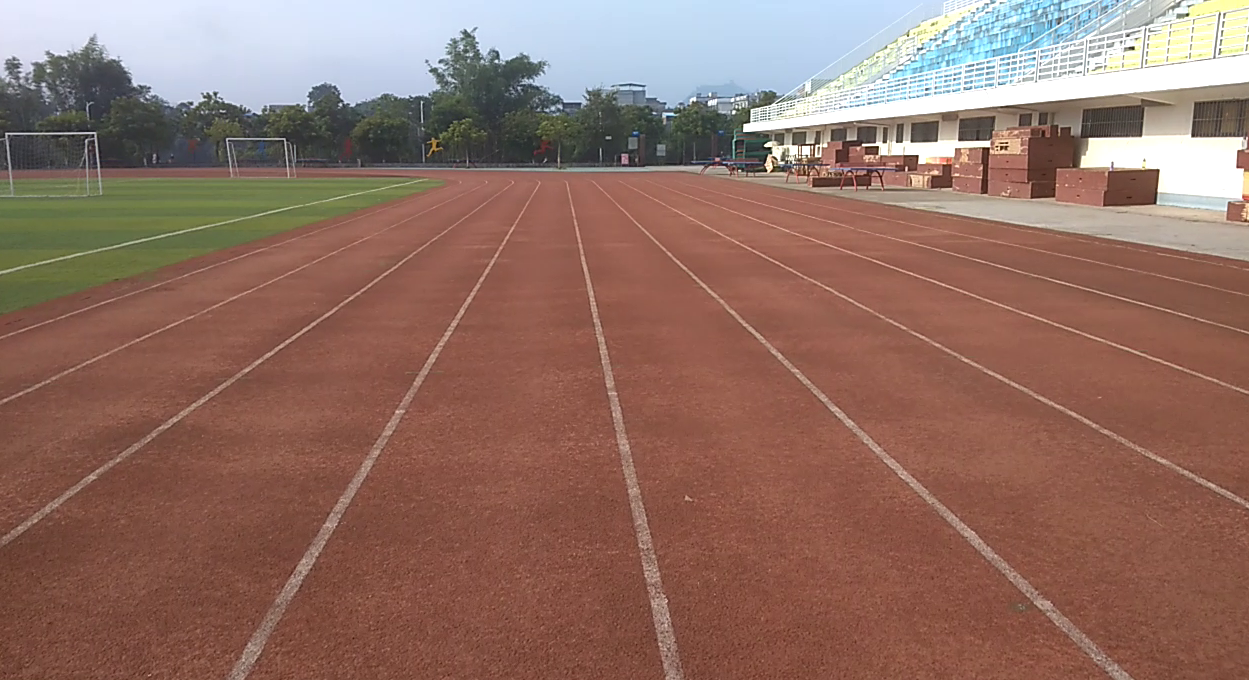
#> input picture Canny/input/paod.png, 1249 x 680 px
$ jupyter execute Canny.ipynb
#> lines starting #> are read from the running program, lines starting #| are printed output that depends on the picture; after the words box and inside, x2 and y2 are one past the last pixel; in counts of white or black regions, pixels touching at a corner belong together
# Canny边缘检测

- API
- edge = cv2.Canny(image, threshold1, threshold2[, edges[, apertureSize[, L2gradient ]]])
* edge  --  函数返回 一副二值图（黑白），其中包含检测出来的边缘
* image --   需要处理的原图像，该图像必须为单通道的灰度图
* threshold1  --  阈值1
* threshold2  --  阈值2，threshold2  是较大的阈值，用于检测图像中明显的边缘，但一般情况下检测的效果不会那么完美，边缘检测出来是断断续续的。所以这时候用较小的 threshold1  （第一个阈值）用于将这些间断的边缘连接起来。
* apertureSize  --  Sobel 算子的大小。
* L2gradient   --  一个布尔值，如果为 True ,刚使用更精确的 L2 范数进行计算（即两个方向的倒数的平方和再开放）， False 将使用L1 范数（直接将两个方向导数的绝对值相加）。

- 一般阈值越大，保留的边缘越小。

[cell 1]
import cv2
import numpy as np

[cell 2]
img = cv2.imread("./input/paod.png",0)   # Canny只能处理灰度图，所以将读取的图像转成灰度图
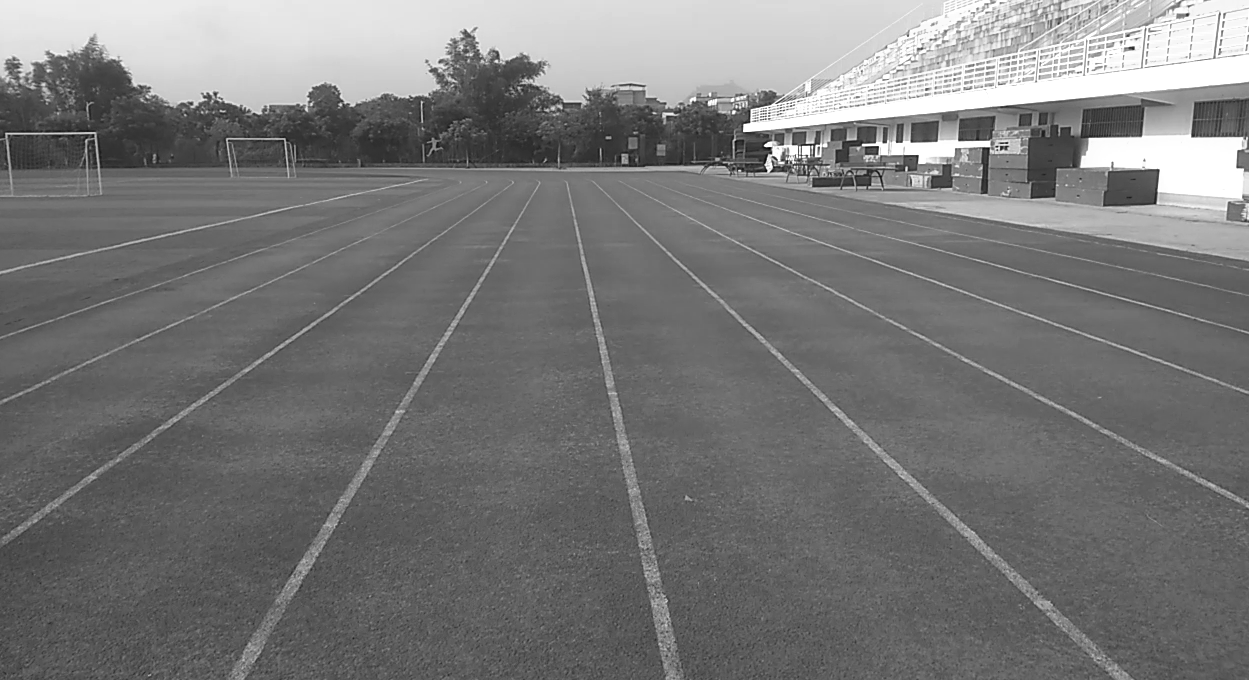
#> img: shape (680, 1249); min 0, max 255, mean 119.5
cv2.imshow('img',img)
img = cv2.GaussianBlur(img,(3,3),0) #高斯平滑处理原图像降噪
canny = cv2.Canny(img, 100, 255,apertureSize = 3)      #apertureSize默认为3
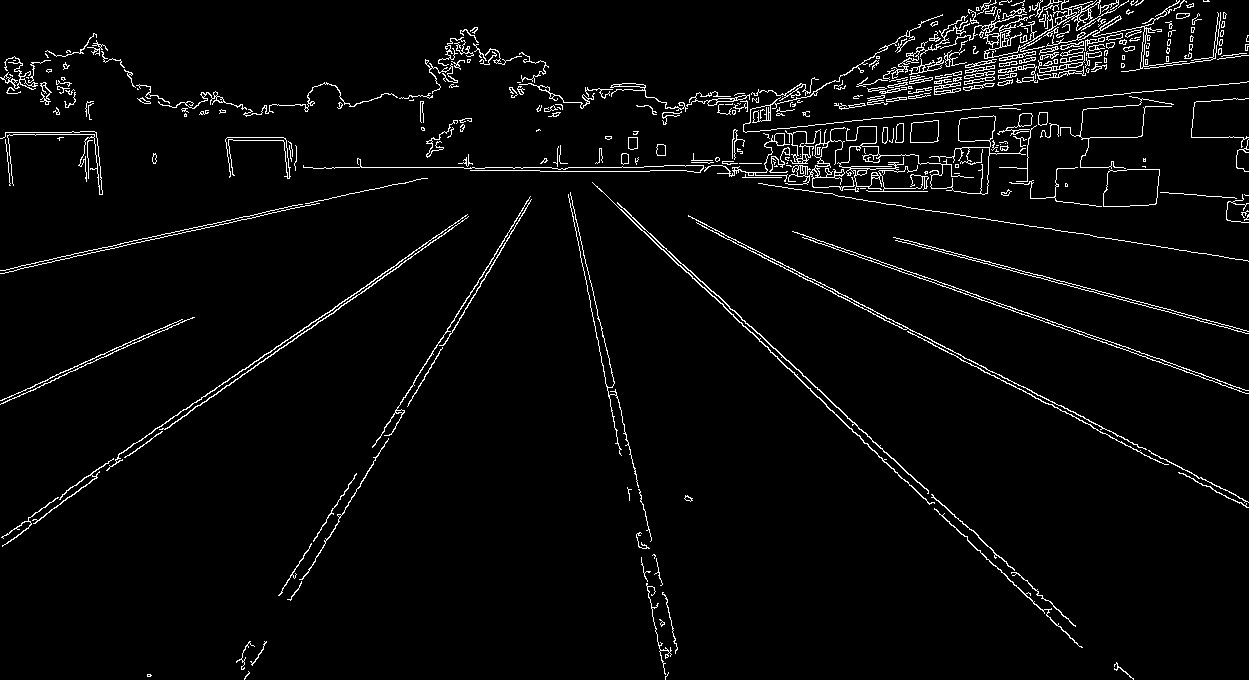
#> canny: shape (680, 1249); 3.4% white in thin lines or dots

cv2.imshow('Canny', canny)
cv2.waitKey(0)
cv2.destroyAllWindows()

$ run again, with Canny/input/road.jpg saved as Canny/input/paod.png
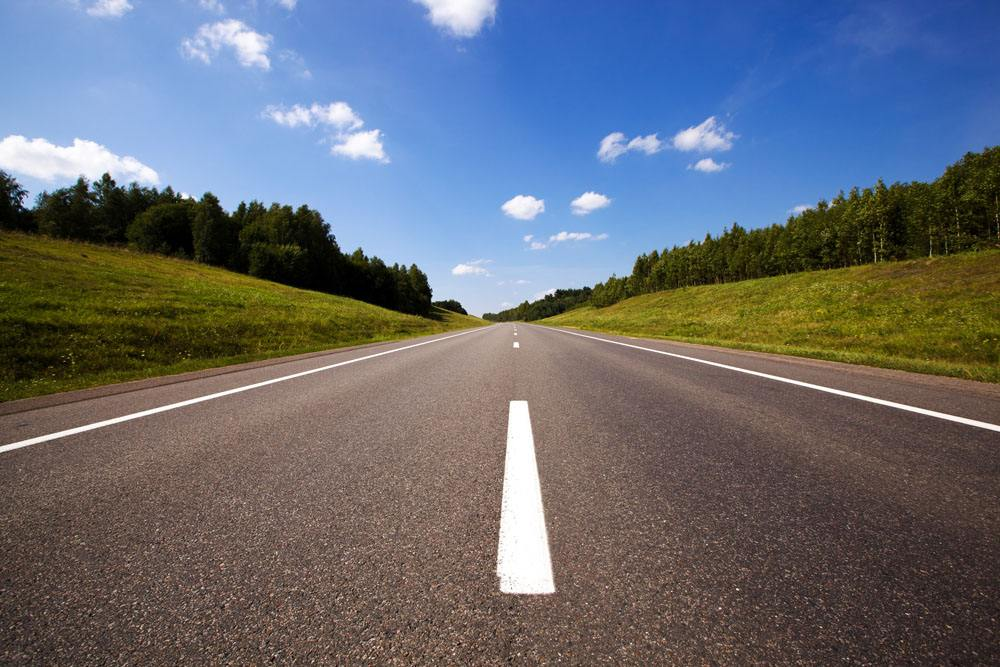
#> input picture Canny/input/road.jpg, 1000 x 667 px
#> `img = cv2.imread("./input/paod.png",0)`:
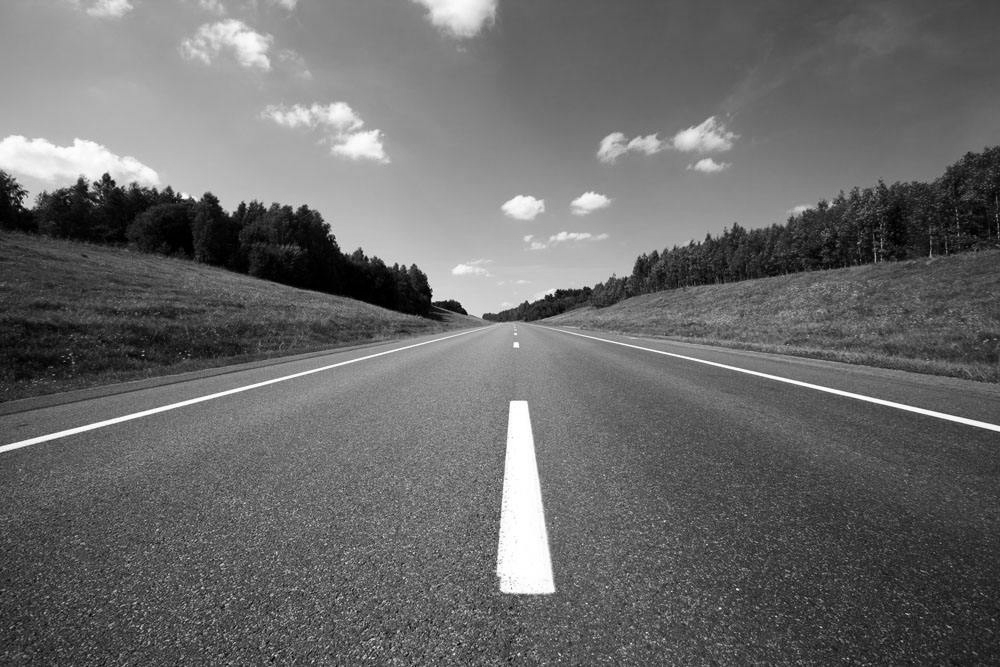
#> img: shape (667, 1000); min 0, max 255, mean 105.9
#> `canny = cv2.Canny(img, 100, 255,apertureSize = 3)`:
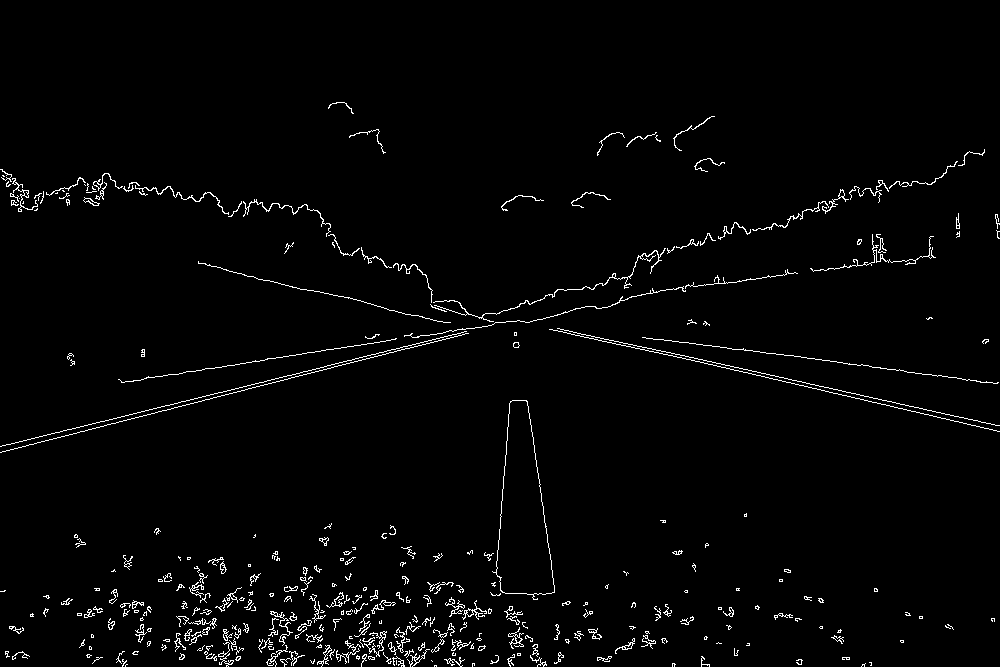
#> canny: shape (667, 1000); 2.1% white in thin lines or dots, all inside (x1, y1, x2, y2) = (0, 102, 1000, 667)
